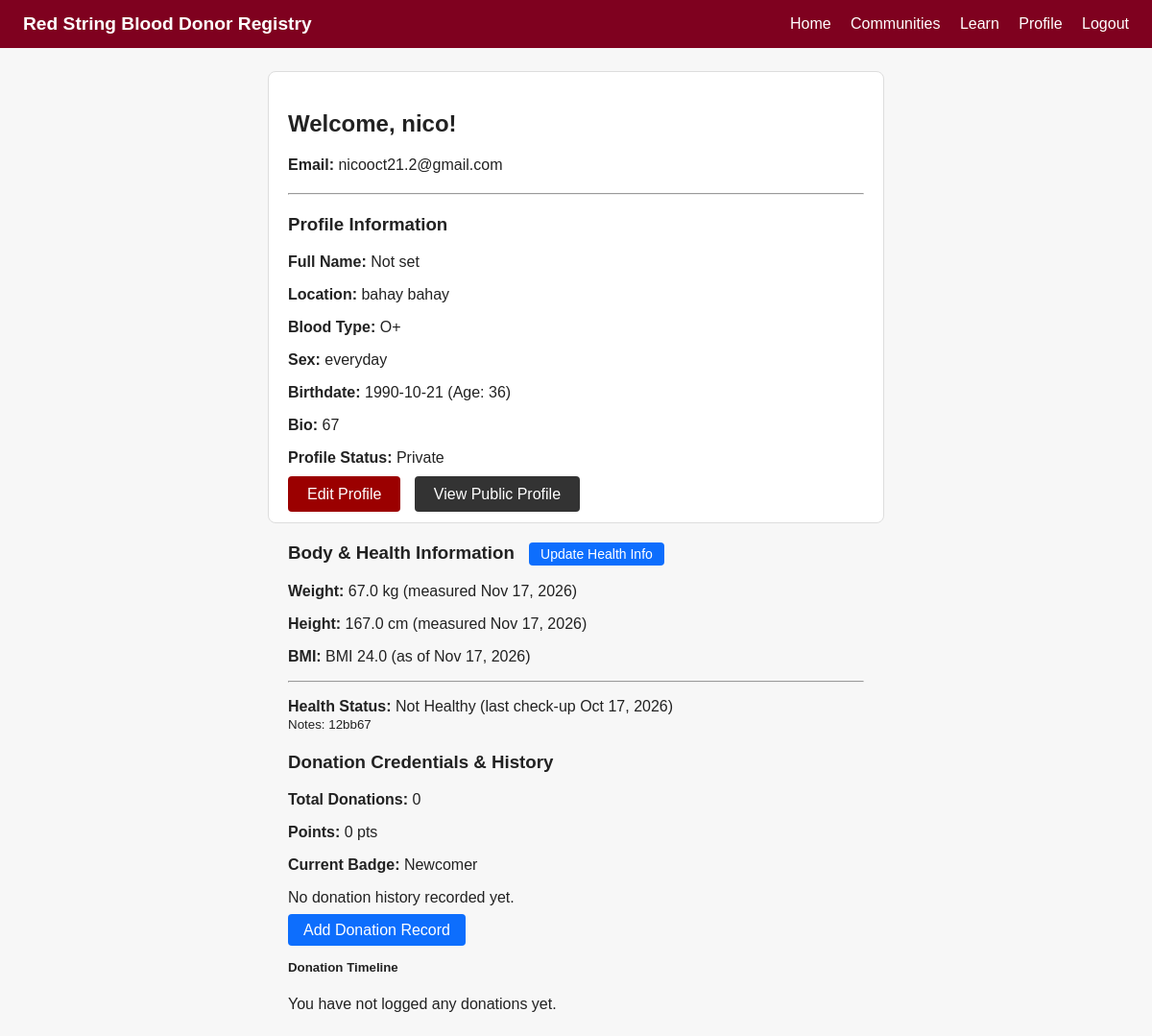
The app's page /profile (signed in), older data.
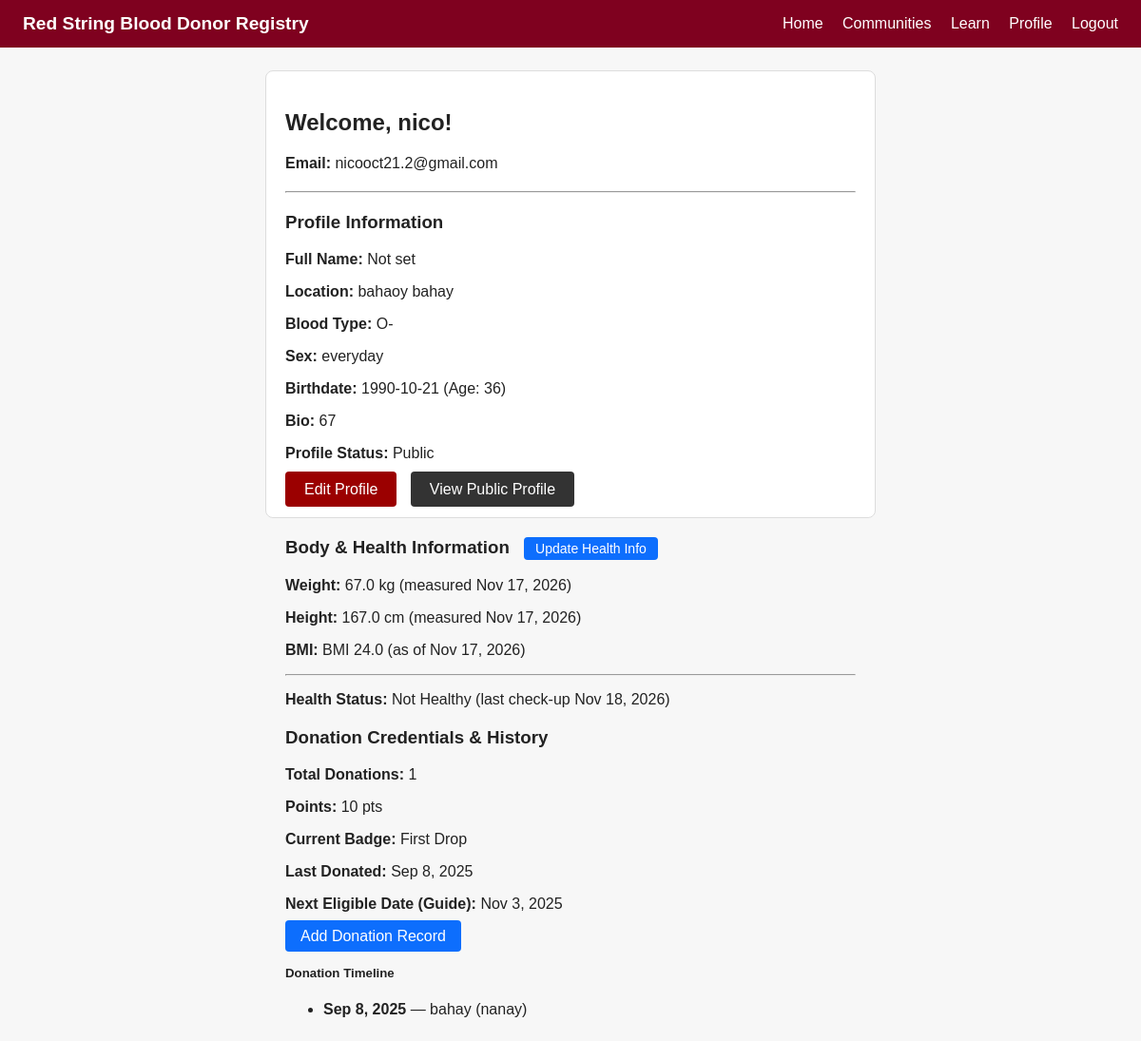
The same page, newer data.
### models.py (models this page shows)
class Profile(db.Model):
    id = db.Column(db.Integer, primary_key=True)
    user_id = db.Column(db.Integer, db.ForeignKey("user.id"), nullable=False)
    full_name = db.Column(db.String(100))
    location = db.Column(db.String(100))
    sex = db.Column(db.String(20))
    birthdate = db.Column(db.Date)
    blood_type = db.Column(db.String(10))
    bio = db.Column(db.Text)
    picture_filename = db.Column(db.String(255), default="default.jpg")
    is_public = db.Column(db.Boolean, default=True)

class HealthStatus(db.Model):
    id = db.Column(db.Integer, primary_key=True)
    user_id = db.Column(db.Integer, db.ForeignKey("user.id"), nullable=False)
    status = db.Column(db.String(50), nullable=False)  # healthy / not healthy
    notes = db.Column(db.Text)
    date_checked = db.Column(db.Date, nullable=False, default=datetime.utcnow)

class Donation(db.Model):
    id = db.Column(db.Integer, primary_key=True)
    user_id = db.Column(db.Integer, db.ForeignKey("user.id"), nullable=False)
    date_donated = db.Column(db.Date, nullable=False)
    location = db.Column(db.String(150), nullable=False)
    event_name = db.Column(db.String(150))
    community_id = db.Column(db.Integer, db.ForeignKey("community.id"), nullable=True)

### app.py (the view)
@app.route('/profile')
@login_required
def profile():
    uid = current_user.id
    user_profile = Profile.query.filter_by(user_id=uid).first()
    age = calculate_age(user_profile.birthdate) if user_profile and user_profile.birthdate else None
    latest_weight = Measurement.query.filter_by(user_id=uid, type="weight") \
        .order_by(Measurement.date_measured.desc(), Measurement.id.desc()).first()
    latest_height = Measurement.query.filter_by(user_id=uid, type="height") \
        .order_by(Measurement.date_measured.desc(), Measurement.id.desc()).first()
    latest_health = HealthStatus.query.filter_by(user_id=uid) \
        .order_by(HealthStatus.date_checked.desc(), HealthStatus.id.desc()).first()
    bmi = None
    bmi_date = None
    if latest_weight and latest_height and latest_height.value > 0:
        height_m = latest_height.value / 100.0
        bmi = round(latest_weight.value / (height_m ** 2), 1)
        bmi_date = max(latest_weight.date_measured, latest_height.date_measured)
    donations = Donation.query.filter_by(user_id=uid).order_by(Donation.date_donated.desc()).all()
    total_donations = len(donations)
    points = total_donations * 10
    if total_donations >= 10:
        badge = "Champion"
    elif total_donations >= 5:
        badge = "Lifesaver"
    elif total_donations >= 3:
        badge = "Regular"
    elif total_donations >= 1:
        badge = "First Drop"
    else:
        badge = "Newcomer"
    last_donated = donations[0].date_donated if donations else None
    next_eligible = last_donated + timedelta(weeks=8) if last_donated else None
    return render_template(
        'profile.html',
        user=current_user,
        profile=user_profile,
        age=age,
        latest_weight=latest_weight,
        latest_height=latest_height,
        latest_health=latest_health,
        bmi=bmi,
        bmi_date=bmi_date,
        donations=donations,
        total_donations=total_donations,
        points=points,
        badge=badge,
        last_donated=last_donated,
        next_eligible=next_eligible
    )

### app.py (called while the page is built)
@login_manager.user_loader
def load_user(user_id):
    return User.query.get(int(user_id))

def calculate_age(born):
    if not born:
        return None
    today = date.today()
    return today.year - born.year - ((today.month, today.day) < (born.month, born.day))

### templates/profile.html (shortened to what the changed rows need)
{% extends "base.html" %}
{% block content %}
<div style="max-width: 600px; margin: 20px auto; padding: 20px; border: 1px solid #ddd; border-radius: 8px; background: #fff;">
    <h2>Welcome, {{ current_user.username }}!</h2>
    <p><strong>Email:</strong> {{ current_user.email }}</p>
    <hr style="margin: 20px 0;">
    <h3>Profile Information</h3>
    {% if profile %}
        <p><strong>Full Name:</strong> {{ profile.full_name or 'Not set' }}</p>
        <p><strong>Location:</strong> {{ profile.location or 'Not set' }}</p>
        <p><strong>Blood Type:</strong> {{ profile.blood_type or 'Not set' }}</p>
        <p><strong>Sex:</strong> {{ profile.sex or 'Not set' }}</p>
        <p><strong>Birthdate:</strong> {{ profile.birthdate or 'Not set' }} {% if age %}(Age: {{ age }}){% endif %}</p>
        <p><strong>Bio:</strong> {{ profile.bio or 'No bio added yet.' }}</p>
        <p><strong>Profile Status:</strong> {% if profile.is_public %}Public{% else %}Private{% endif %}</p>
    {% else %}
        <p>You haven't set up your profile details yet.</p>
    {% endif %}
    <div style="margin-top: 20px;">
        <a href="{{ url_for('edit_profile') }}" style="padding: 10px 20px; background: #9b0000; color: white; text-decoration: none; border-radius: 4px;">Edit Profile</a>
        <a href="{{ url_for('public_profile', username=current_user.username) }}" style="margin-left: 10px; padding: 10px 20px; background: #333; color: white; text-decoration: none; border-radius: 4px;">View Public Profile</a>
    </div>
</div>
<div class="card mt-4" style="max-width: 600px; margin: 20px auto;">
  <div class="card-body">
    <p>
      <strong>Weight:</strong>
      {% if latest_weight %}
        {{ latest_weight.value }} kg (measured {{ latest_weight.date_measured.strftime('%b %d, %Y').replace(' 0', ' ') }})
      {% else %}
        Not recorded yet
      {% endif %}
    </p>
    <p>
      <strong>Height:</strong>
      {% if latest_height %}
        {{ latest_height.value }} cm (measured {{ latest_height.date_measured.strftime('%b %d, %Y').replace(' 0', ' ') }})
      {% else %}
        Not recorded yet
      {% endif %}
    </p>
    <p>
      <strong>BMI:</strong>
      {% if bmi %}
        BMI {{ bmi }} (as of {{ bmi_date.strftime('%b %d, %Y').replace(' 0', ' ') }})
      {% else %}
        Add both weight and height to calculate BMI
      {% endif %}
    </p>
    <hr>
    <p>
      <strong>Health Status:</strong>
      {% if latest_health %}
        <span class="badge {{ 'bg-success' if latest_health.is_healthy else 'bg-warning text-dark' }}">
          {{ 'Healthy' if latest_health.is_healthy else 'Not Healthy' }}
        </span>
        (last check-up {{ latest_health.date_checked.strftime('%b %d, %Y').replace(' 0', ' ') }})
        {% if latest_health.notes %}
          <br><small class="text-muted">Notes: {{ latest_health.notes }}</small>
        {% endif %}
      {% else %}
        Not recorded yet
      {% endif %}
    </p>
  </div>
</div>
<div class="card mt-4" style="max-width: 600px; margin: 20px auto;">
  <div class="card-body">
    <p><strong>Total Donations:</strong> {{ total_donations }}</p>
    <p><strong>Points:</strong> {{ points }} pts</p>
    <p><strong>Current Badge:</strong> <span class="badge bg-success">{{ badge }}</span></p>
    {% if last_donated %}
        <p><strong>Last Donated:</strong> {{ last_donated.strftime('%b %d, %Y').replace(' 0', ' ') }}</p>
        <p><strong>Next Eligible Date (Guide):</strong> {{ next_eligible.strftime('%b %d, %Y').replace(' 0', ' ') }}</p>
    {% else %}
        <p class="text-muted">No donation history recorded yet.</p>
    {% endif %}
    <div style="margin-top: 15px; margin-bottom: 20px;">
        <a href="{{ url_for('add_donation') }}" class="btn btn-primary btn-sm" style="padding: 8px 16px; background-color: #0d6efd; color: white; text-decoration: none; border-radius: 4px;">Add Donation Record</a>
    </div>
    <h5>Donation Timeline</h5>
    {% if donations %}
        <ul class="list-group">
            {% for d in donations %}
                <li class="list-group-item">
                    <strong>{{ d.date_donated.strftime('%b %d, %Y').replace(' 0', ' ') }}</strong> — {{ d.location }}
                    {% if d.event_name %}({{ d.event_name }}){% endif %}
                </li>
            {% endfor %}
        </ul>
    {% else %}
        <p class="text-muted">You have not logged any donations yet.</p>
    {% endif %}
  </div>
</div>
{% endblock %}

Row changes from the older to the newer data that the page shows:
no longer on this page (row unchanged): HealthStatus: date_checked "Oct 17, 2026", notes "12bb67"
changed Profile "Not set": location "bahay bahay" → "bahaoy bahay"; blood_type "O+" → "O-"
added HealthStatus: date_checked "Nov 18, 2026"
added Donation: strftime "Sep 8, 2025", date_donated "Sep 8, 2025", location "bahay", event_name "nanay"
Text that changed along with them:
{{ total_donations }}: "0" → "1"
{{ points }}: "0" → "10"
{{ badge }}: "Newcomer" → "First Drop"
{{ next_eligible.strftime('%b %d, %Y').replace(' 0', ' ') }}: (not shown) → "Nov 3, 2025"
text no longer shown: "Private Notes: No donation history recorded yet. You have not logged any donations yet."
text now shown: "Public Last Donated: Next Eligible Date (Guide):"
